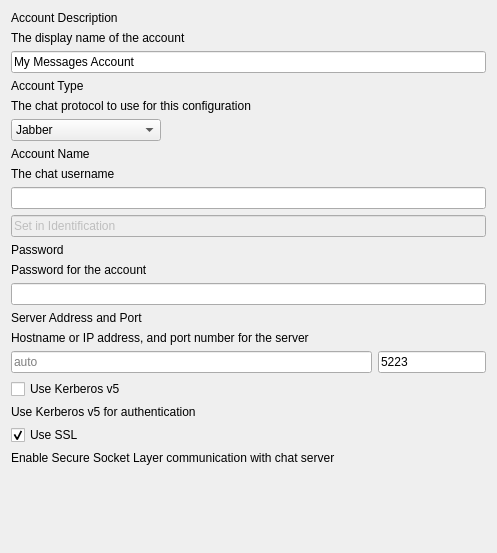
<?xml version="1.0" encoding="UTF-8"?>
<ui version="4.0">
 <class>MessagesForm</class>
 <widget class="QWidget" name="MessagesForm">
  <property name="geometry">
   <rect>
    <x>0</x>
    <y>0</y>
    <width>497</width>
    <height>553</height>
   </rect>
  </property>
  <property name="sizePolicy">
   <sizepolicy hsizetype="Minimum" vsizetype="MinimumExpanding">
    <horstretch>0</horstretch>
    <verstretch>0</verstretch>
   </sizepolicy>
  </property>
  <property name="minimumSize">
   <size>
    <width>350</width>
    <height>0</height>
   </size>
  </property>
  <property name="maximumSize">
   <size>
    <width>497</width>
    <height>16777215</height>
   </size>
  </property>
  <property name="windowTitle">
   <string>Form</string>
  </property>
  <layout class="QVBoxLayout" name="verticalLayout" stretch="0,0,0,0,0,0,0,0,0,0,0,0,0,0,0,0,0">
   <item>
    <widget class="QLabel" name="lAccountDescription">
     <property name="text">
      <string>Account Description</string>
     </property>
    </widget>
   </item>
   <item>
    <widget class="QLabel" name="lTipAccountDescription">
     <property name="text">
      <string>The display name of the account</string>
     </property>
    </widget>
   </item>
   <item>
    <widget class="QLineEdit" name="editAccountDescription">
     <property name="text">
      <string>My Messages Account</string>
     </property>
    </widget>
   </item>
   <item>
    <widget class="QLabel" name="lNetworkInterface">
     <property name="text">
      <string>Account Type</string>
     </property>
    </widget>
   </item>
   <item>
    <widget class="QLabel" name="lTipNetworkInterface">
     <property name="text">
      <string>The chat protocol to use for this configuration</string>
     </property>
    </widget>
   </item>
   <item>
    <widget class="QComboBox" name="comboAccountType">
     <property name="maximumSize">
      <size>
       <width>150</width>
       <height>16777215</height>
      </size>
     </property>
     <item>
      <property name="text">
       <string>Jabber</string>
      </property>
     </item>
     <item>
      <property name="text">
       <string>AIM</string>
      </property>
     </item>
    </widget>
   </item>
   <item>
    <widget class="QLabel" name="lAccountName">
     <property name="text">
      <string>Account Name</string>
     </property>
    </widget>
   </item>
   <item>
    <widget class="QLabel" name="lTipAccountName">
     <property name="text">
      <string>The chat username</string>
     </property>
    </widget>
   </item>
   <item>
    <widget class="QLineEdit" name="editAccountName"/>
   </item>
   <item>
    <widget class="QLineEdit" name="editDummyAccountName">
     <property name="enabled">
      <bool>false</bool>
     </property>
     <property name="text">
      <string>Set in Identification</string>
     </property>
    </widget>
   </item>
   <item>
    <widget class="QLabel" name="lPassword">
     <property name="text">
      <string>Password</string>
     </property>
    </widget>
   </item>
   <item>
    <widget class="QLabel" name="lTipPassword">
     <property name="text">
      <string>Password for the account</string>
     </property>
    </widget>
   </item>
   <item>
    <widget class="QLineEdit" name="editPassword">
     <property name="echoMode">
      <enum>QLineEdit::Password</enum>
     </property>
    </widget>
   </item>
   <item>
    <widget class="QWidget" name="widgetJabber" native="true">
     <layout class="QVBoxLayout" name="verticalLayout_3">
      <property name="margin">
       <number>0</number>
      </property>
      <item>
       <widget class="QLabel" name="lServerAndPort">
        <property name="text">
         <string>Server Address and Port</string>
        </property>
       </widget>
      </item>
      <item>
       <widget class="QLabel" name="lTipServerAndPort">
        <property name="text">
         <string>Hostname or IP address, and port number for the server</string>
        </property>
       </widget>
      </item>
      <item>
       <layout class="QHBoxLayout" name="horizontalLayout" stretch="0,0">
        <item>
         <widget class="QLineEdit" name="editServer">
          <property name="sizePolicy">
           <sizepolicy hsizetype="Expanding" vsizetype="Fixed">
            <horstretch>1</horstretch>
            <verstretch>0</verstretch>
           </sizepolicy>
          </property>
          <property name="placeholderText">
           <string>auto</string>
          </property>
         </widget>
        </item>
        <item>
         <widget class="QLineEdit" name="editPort">
          <property name="text">
           <string>5223</string>
          </property>
         </widget>
        </item>
       </layout>
      </item>
      <item>
       <widget class="QCheckBox" name="checkUseKerberos">
        <property name="text">
         <string>Use Kerberos v5</string>
        </property>
       </widget>
      </item>
      <item>
       <widget class="QLabel" name="lTipUseKerberos">
        <property name="text">
         <string>Use Kerberos v5 for authentication</string>
        </property>
       </widget>
      </item>
     </layout>
    </widget>
   </item>
   <item>
    <widget class="QCheckBox" name="checkUseSSL">
     <property name="text">
      <string>Use SSL</string>
     </property>
     <property name="checked">
      <bool>true</bool>
     </property>
    </widget>
   </item>
   <item>
    <widget class="QLabel" name="lTipUseSSL">
     <property name="text">
      <string>Enable Secure Socket Layer communication with chat server</string>
     </property>
    </widget>
   </item>
   <item>
    <spacer name="verticalSpacer">
     <property name="orientation">
      <enum>Qt::Vertical</enum>
     </property>
     <property name="sizeHint" stdset="0">
      <size>
       <width>20</width>
       <height>1</height>
      </size>
     </property>
    </spacer>
   </item>
  </layout>
 </widget>
 <resources/>
 <connections/>
</ui>
